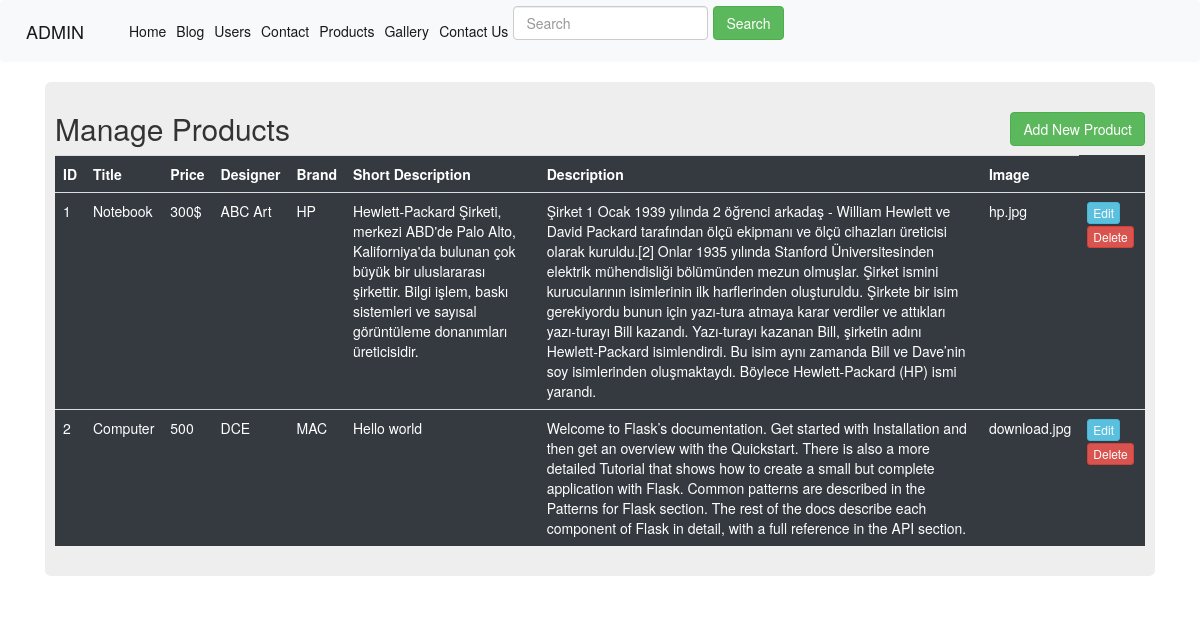
The page /admin-product-list on the database as committed earlier.
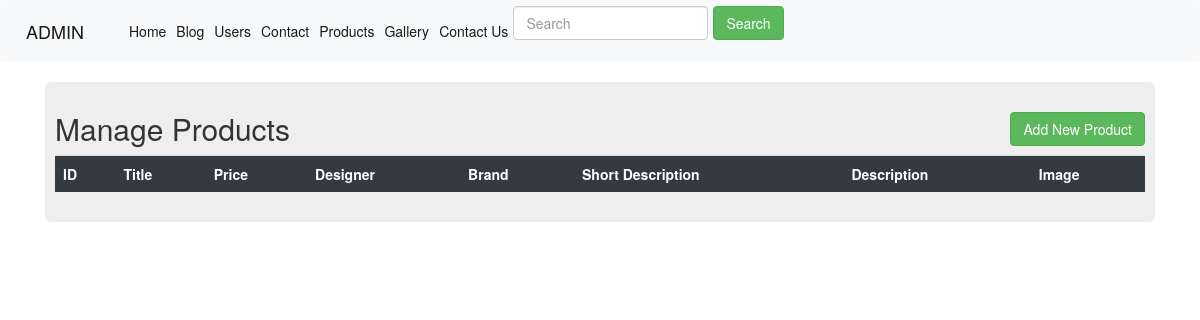
The same page on the database as committed later.
### app/models.py (models this page shows, shortened)
class Product(db.Model):
    __tablename__='product'
    id = db.Column(db.Integer, primary_key=True)
    title = db.Column(db.String(120), nullable=False)
    price = db.Column(db.String(100),nullable = False)
    designer = db.Column(db.String(100),nullable= True)
    brand = db.Column(db.String(120),nullable= False)
    short_description = db.Column(db.String(100),nullable = False)
    description = db.Column(db.Text, nullable=False)
    image = db.Column(db.String(20), nullable = False)

### app/routes.py (the view)
@app.route("/admin-product-list",methods=['GET','POST'])
def admin_product_list():
    products = Product.query.all()
    return render_template("admin/product-list.html",products = products)

### app/templates/admin/product-list.html
{% extends 'admin/base.html' %}
{% block content %}
<div class="container">
    <div class="row">
        <div class="col md-12">
            <div class="jumbotron p-3">
                <h2>Manage Products <a href="{{url_for('admin_add_product')}}"><button type="button"  class="btn btn-success float-right"
                data-toggle="modal">Add New Product</button> </h2></a>
                <table class="table table-hover table-dark">
                    <tr>
                        <th>ID</th>
                        <th>Title</th>
                        <th>Price</th>
                        <th>Designer</th>
                        <th>Brand</th>
                        <th>Short Description</th>
                        <th>Description</th>
                        <th>Image</th>
                    </tr>
                    {% for product in products %}
                    <tr>
                        <td>{{product.id}}</td>
                        <td>{{product.title}}</td>
                        <td>{{product.price}}</td>
                        <td>{{product.designer}}</td>
                        <td>{{product.brand}} </td>
                        <td>{{product.short_description}}</td>
                        <td>{{product.description}}</td>
                        <td>{{product.image}}</td>
                        <td>
                            <a href="{{url_for('admin_product_edit', id=product.id)}}" class="btn btn-info btn-xs">Edit</a>
                            <a href="{{url_for('admin_product_delete', id=product.id)}}" class="btn btn-danger btn-xs"
                            onclick="return confirm('Are You Sure To Delete ?')">Delete</a>
                        </td>
                    </tr>
                    {% endfor %}
</table>
</div>
{% endblock %}

### app/templates/admin/base.html (shortened to what this page needs)
<!doctype html>
<html lang="en">
  <head>
    <link rel="stylesheet" href="https://stackpath.bootstrapcdn.com/bootstrap/4.3.1/css/bootstrap.min.css">
  </head>
  <body>
  {% include 'admin/includes/navbar.html' %}
      {% block content %}
      {% endblock %}
    <link rel="stylesheet" href="https://maxcdn.bootstrapcdn.com/bootstrap/3.3.7/css/bootstrap.min.css">
  </head>
  <body>
  </body>
</html>

### app/templates/admin/includes/navbar.html (shortened to what this page needs)
<nav class="navbar navbar-expand-lg navbar-light bg-light">
  <a class="navbar-brand" href="#">ADMIN</a>
  <div class="collapse navbar-collapse" id="navbarTogglerDemo02">
    <ul class="navbar-nav mr-auto mt-2 mt-lg-0">
     <li class="nav-item active">
        <a class="nav-link" href="#">Home<span class="sr-only">(current)</span></a>
      </li>
      <li class="nav-item active">
        <a class="nav-link" href="#">Blog <span class="sr-only">(current)</span></a>
      </li>
      <li class="nav-item active">
        <a class="nav-link" href="#">Users</a>
      </li>
      <li class="nav-item active">
        <a class="nav-link" href="#">Contact <span class="sr-only">(current)</span></a>
      </li>
      <li class="nav-item active">
        <a class="nav-link" href="#">Products <span class="sr-only">(current)</span></a>
      </li>
      <li class="nav-item active">
        <a class="nav-link" href="#">Gallery <span class="sr-only">(current)</span></a>
      </li>
      <li class="nav-item active">
        <a class="nav-link" href="#">Contact Us <span class="sr-only">(current)</span></a>
      </li>
    </ul>
    <form class="form-inline my-2 my-lg-0">
      <input class="form-control mr-sm-2" type="search" placeholder="Search"><button type="button" class="btn btn-success float-right"
      <button class="btn btn-outline-success my-2 my-sm-0" type="submit">Search</button>
    </form>
  </div>
</nav>

Rows that differ between the two databases and show on the page:
removed Product: id "1", title "Notebook", price "300$", designer "ABC Art", brand "HP", short_description "Hewlett-Packard Şirketi, merkezi ABD'de Palo Alto, Kaliforniya'da bulunan çok büyük bir uluslararası şirkettir. Bilgi işlem, baskı sistemleri ve sayısal görüntüleme donanımları üreticisidir.", description "Şirket 1 Ocak 1939 yılında 2 öğrenci arkadaş - William Hewlett ve David Packard tarafından ölçü ekipmanı ve ölçü cihazları üreticisi olarak kuruldu.[2] Onlar 1935 yılında Stanford Üniversitesinden elektrik mühendisliği bölümünden mezun olmuşlar. Şirket ismini kurucularının isimlerinin ilk harflerinden oluşturuldu. Şirkete bir isim gerekiyordu bunun için yazı-tura atmaya karar verdiler ve attıkları yazı-turayı Bill kazandı. Yazı-turayı kazanan Bill, şirketin adını Hewlett-Packard isimlendirdi. Bu isim aynı zamanda Bill ve Dave’nin soy isimlerinden oluşmaktaydı. Böylece Hewlett-Packard (HP) ismi yarandı.", image "hp.jpg"
removed Product: id "2", title "Computer", price "500", designer "DCE", brand "MAC", short_description "Hello world", description "Welcome to Flask’s documentation. Get started with Installation and then get an overview with the Quickstart. There is also a more detailed Tutorial that shows how to create a small but complete application with Flask. Common patterns are described in the Patterns for Flask section. The rest of the docs describe each component of Flask in detail, with a full reference in the API section.", image "download.jpg"
